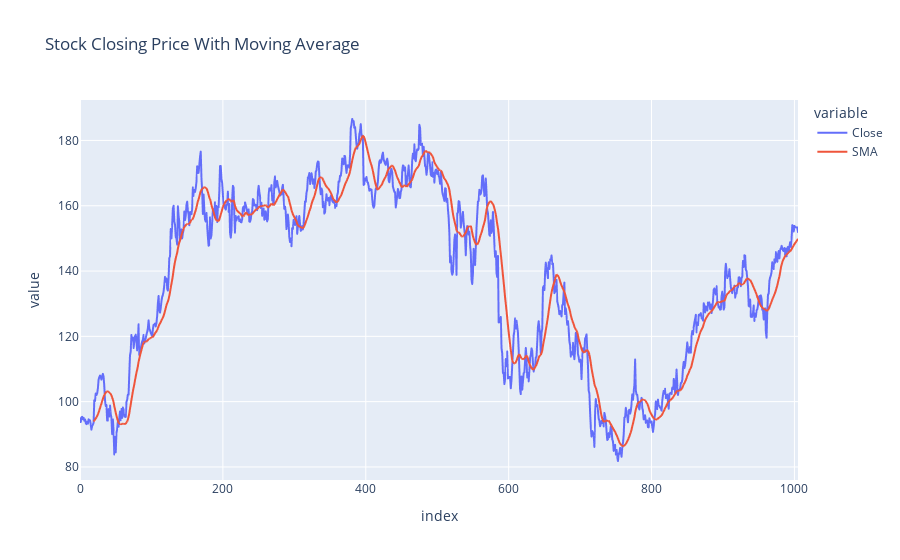

The notebook cell this image was saved under:
### Code cell
analyzer.plot_stock_data(technical_indicator)

### Figure 1 — Plotly figure (JSON) as saved in the notebook; plotly's stock layout.template omitted (floating-point values rounded to 4 significant figures; data arrays with more than 128 entries replaced by an {"elided": "..."} marker saying what was removed)
{"data": [{"hovertemplate": "variable=Close<br>index=%{x}<br>value=%{y}<extra></extra>", "legendgroup": "Close", "line": {"color": "#636efa", "dash": "solid"}, "marker": {"symbol": "circle"}, "mode": "lines", "name": "Close", "showlegend": true, "type": "scattergl", "x": {"elided": "1006 int values"}, "xaxis": "x", "y": {"elided": "1006 float values"}, "yaxis": "y"}, {"hovertemplate": "variable=SMA<br>index=%{x}<br>value=%{y}<extra></extra>", "legendgroup": "SMA", "line": {"color": "#EF553B", "dash": "solid"}, "marker": {"symbol": "circle"}, "mode": "lines", "name": "SMA", "showlegend": true, "type": "scattergl", "x": {"elided": "1006 int values"}, "xaxis": "x", "y": {"elided": "1006 float values"}, "yaxis": "y"}], "layout": {"legend": {"title": {"text": "variable"}, "tracegroupgap": 0}, "title": {"text": "Stock Closing Price With Moving Average"}, "xaxis": {"anchor": "y", "domain": [0, 1], "title": {"text": "index"}}, "yaxis": {"anchor": "x", "domain": [0, 1], "title": {"text": "value"}}}}
